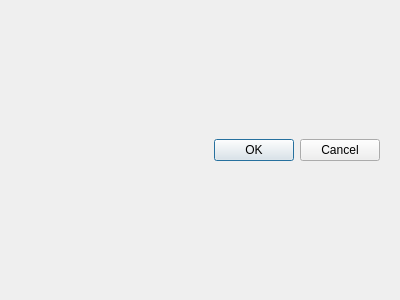
<?xml version="1.0" encoding="UTF-8"?>
<ui version="4.0">
 <class>matEdit</class>
 <widget class="QDialog" name="matEdit">
  <property name="geometry">
   <rect>
    <x>0</x>
    <y>0</y>
    <width>400</width>
    <height>300</height>
   </rect>
  </property>
  <property name="windowTitle">
   <string>Edit material</string>
  </property>
  <property name="locale">
   <locale language="C" country="AnyCountry"/>
  </property>
  <layout class="QGridLayout" name="gridLayout">
   <property name="leftMargin">
    <number>20</number>
   </property>
   <property name="topMargin">
    <number>20</number>
   </property>
   <property name="rightMargin">
    <number>20</number>
   </property>
   <property name="bottomMargin">
    <number>20</number>
   </property>
   <property name="horizontalSpacing">
    <number>20</number>
   </property>
   <item row="1" column="0">
    <widget class="QDialogButtonBox" name="buttonBox">
     <property name="orientation">
      <enum>Qt::Horizontal</enum>
     </property>
     <property name="standardButtons">
      <set>QDialogButtonBox::Cancel|QDialogButtonBox::Ok</set>
     </property>
    </widget>
   </item>
  </layout>
 </widget>
 <resources/>
 <connections>
  <connection>
   <sender>buttonBox</sender>
   <signal>accepted()</signal>
   <receiver>matEdit</receiver>
   <slot>accept()</slot>
   <hints>
    <hint type="sourcelabel">
     <x>248</x>
     <y>254</y>
    </hint>
    <hint type="destinationlabel">
     <x>157</x>
     <y>274</y>
    </hint>
   </hints>
  </connection>
  <connection>
   <sender>buttonBox</sender>
   <signal>rejected()</signal>
   <receiver>matEdit</receiver>
   <slot>reject()</slot>
   <hints>
    <hint type="sourcelabel">
     <x>316</x>
     <y>260</y>
    </hint>
    <hint type="destinationlabel">
     <x>286</x>
     <y>274</y>
    </hint>
   </hints>
  </connection>
 </connections>
 <slots>
  <slot>changeR(int)</slot>
  <slot>changeG(int)</slot>
  <slot>changeB(int)</slot>
  <slot>changeA(int)</slot>
  <slot>addMaterial()</slot>
  <slot>changeMaterial(int)</slot>
 </slots>
</ui>
